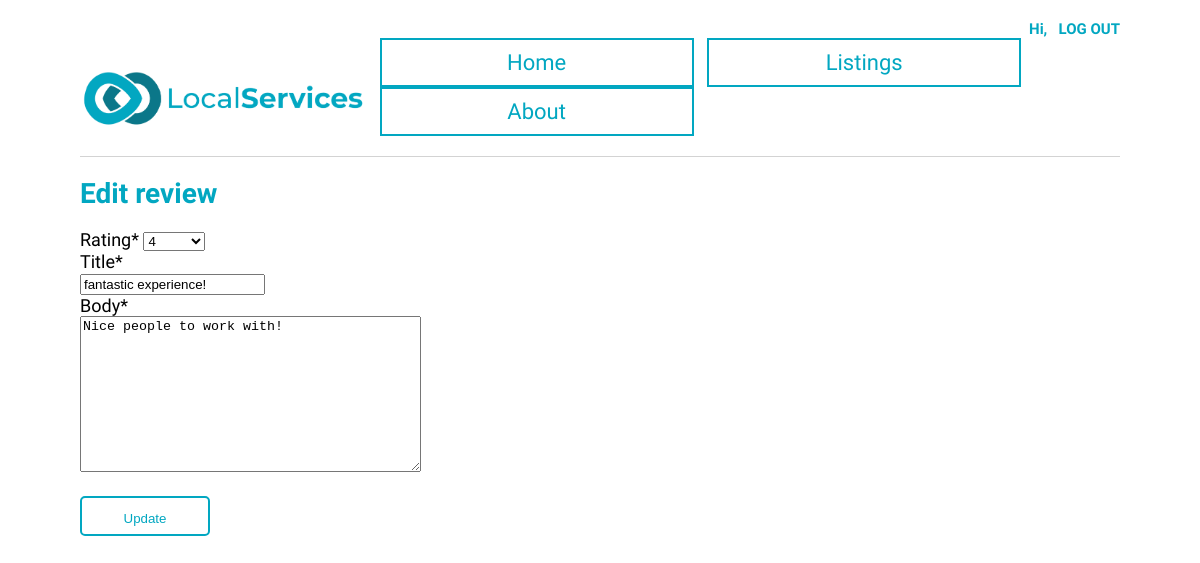
The page /review/15/edit (signed in) on the database its author committed.
### LocalServicesBoard/models.py (models this page shows, shortened)
class Review (models.Model):
    classified = models.ForeignKey(Classified, on_delete=models.CASCADE, null=True)
    author = models.ForeignKey(settings.AUTH_USER_MODEL, on_delete=models.CASCADE)
    rating = models.IntegerField(choices=[(i, i) for i in range(1, 6, 1)])
    title = models.CharField(max_length=100)
    body = models.TextField(max_length=300)
    date = models.DateTimeField(default=datetime.now, blank=True)

### LocalServicesBoard/views.py (the view, shortened to what this page needs)
# urls.py: path("review/<int:pk>/edit", ReviewUpdateView.as_view(), name = "review_edit" ),
class ReviewUpdateView(LoginRequiredMixin, UserPassesTestMixin, UpdateView):
    model = Review
    fields = (
        "rating",
        "title",
        "body"
    )
    template_name = "Review_edit.html"
    def test_func(self):  # new
        obj = self.get_object()
        return obj.author == self.request.user

### templates/review_edit.html
{% extends "base.html" %}
{% load crispy_forms_tags %}
{% block content %}
<h1>Edit review</h1>
<form action="" method="post">{% csrf_token %}
  {{ form|crispy }}
  <button type="submit">Update</button>
</form>
{% endblock content %}

### static/css/base.css (style rules this page uses)
body { font-family: 'Source Sans Pro', sans-serif; font-size: 14px; text-decoration: none; margin: 20px 80px 20px 80px; }
form { font-family: 'Source Sans Pro', sans-serif; font-size: 18px; width: 20%; }
button[type=submit] { border: 2px solid #02A7C1 !important; width: 130px !important; height: 40px !important; line-height: 40px !important; display: inline-block !important; text-align: center; margin-top: 10px; margin-right: 10px; background-color: white; color: #02A7C1 !important; cursor: pointer; border-radius: 5px; }
h1 { font-weight: bold; color: #02A7C1; }
.no-margin, button { margin: 20px 0 !important; }

### rows shown on the page
Review: rating "4", title "fantastic experience!", body "Nice people to work with!"
